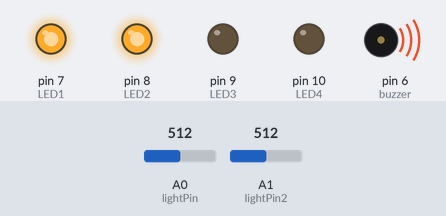
The sketch below on a simulated Arduino Uno, built with avr-gcc and run on an emulated ATmega328P. Parts: output pins drawn as LEDs (lit = HIGH), buzzer (waves = sounding). The inputs (shaded band) are chosen by the test bench; at power-on: A0 (lightPin) = 512, A1 (lightPin2) = 512.

Above: at 1.3 s.
1.4 s: A0 (lightPin) set to 610
At 2.7 s:
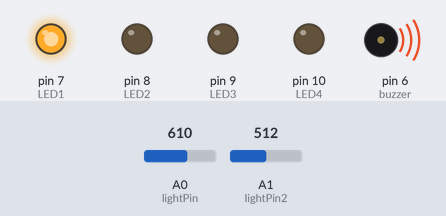
3.0 s: A0 (lightPin) set to 784
4.5 s: A0 (lightPin) set to 810
At 5.1 s:
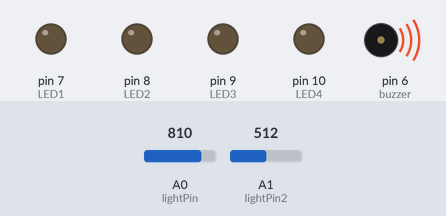
6.0 s: A0 (lightPin) set to 390
At 7.2 s:
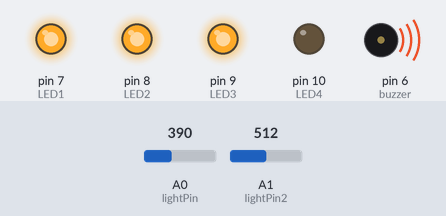
7.5 s: A0 (lightPin) set to 191
At 8.6 s:
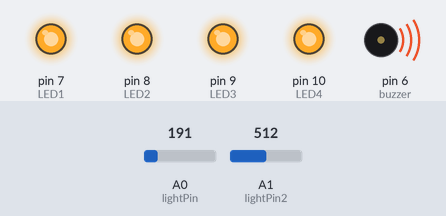
9.0 s: A0 (lightPin) set to 210
At 9.8 s:
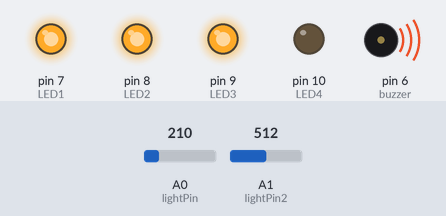
Timing chart, 0 to 11.5 s (numbered marks = the images above; inputs shaded):
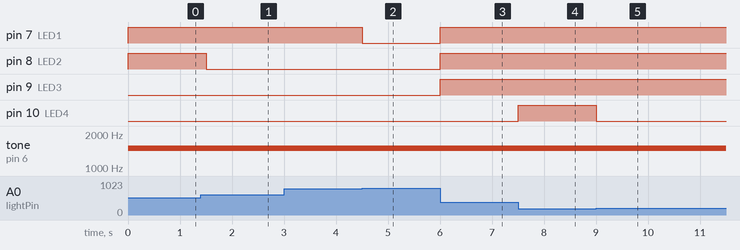

Measured:
- the behaviour switches between 799 and 800 on A0 (lightPin) (found by bisection; images 1 and 2)
- after the input at 1.4 s, pin 8 (LED2): HIGH → LOW after 0.10 s
- after the input at 3.0 s, every drawn part: stays the same
- after the input at 4.5 s, pin 7 (LED1): HIGH → LOW at once
- after the input at 6.0 s, pin 7 (LED1), pin 8 (LED2), pin 9 (LED3): LOW → HIGH at once
- after the input at 7.5 s, pin 10 (LED4): LOW → HIGH at once
- after the input at 9.0 s, pin 10 (LED4): HIGH → LOW at once

The sketch:

lab5.ino
```cpp
int lightPin = 0;  //define a pin for Photo resistor
int lightPin2 = 1;
int ledPin=11;     //define a pin for LED
#include <LiquidCrystal.h>

//Jakub

const int rs = 12, en = 11, d4 = 5, d5 = 4, d6 = 3, d7 = 2;
int LED1 = 7;
int LED2 = 8;
int LED3 = 9;
int LED4 = 10;


int buzzer = 6;
int var;


LiquidCrystal lcd(rs, en, d4, d5, d6, d7);
int value;
int value2;

void setup()
{
    Serial.begin(9600);  //Begin serial communcation
     pinMode( ledPin, OUTPUT );


  pinMode(LED1, OUTPUT);
  pinMode(LED2, OUTPUT);
  pinMode(LED3, OUTPUT);
  pinMode(LED4, OUTPUT);
 // lcd.print("Jakub Glebocki");
}

void loop()
{

        value = analogRead(lightPin);
        value2= analogRead(lightPin2);

        if(value2 <= 200){
          tone(buzzer, 200);
        }
        else if(value2 > 201 && value2 < 400){
           tone(buzzer, 700);
        }
        else if(value2 > 400 && value2 < 600){
           tone(buzzer, 1500);
        }
        else if(value2 >= 700){
          tone(buzzer, 3000);
        }

        if(value <= 200){
          digitalWrite(LED1, HIGH);
          digitalWrite(LED2, HIGH);
          digitalWrite(LED3, HIGH);
          digitalWrite(LED4, HIGH);
        }

        else if(value > 201 && value <400){
          digitalWrite(LED1, HIGH);
          digitalWrite(LED2, HIGH);
          digitalWrite(LED3, HIGH);
          digitalWrite(LED4, LOW);
        }
         else if(value > 400 && value < 600){
          digitalWrite(LED1, HIGH);
          digitalWrite(LED2, HIGH);
          digitalWrite(LED3, LOW);
          digitalWrite(LED4, LOW);
        }
        else if(value > 600 && value < 800){
          digitalWrite(LED1, HIGH);
          digitalWrite(LED2, LOW);
          digitalWrite(LED3, LOW);
          digitalWrite(LED4, LOW);
        }
        else{
          digitalWrite(LED1, LOW);
          digitalWrite(LED2, LOW);
          digitalWrite(LED3, LOW);
          digitalWrite(LED4, LOW);
        }
                                                //you have  to divide the value. for example,
                                                //with a 10k resistor divide the value by 2, for 100k resistor divide by 4.
   delay(500); //short delay for faster response to light.
}
```
